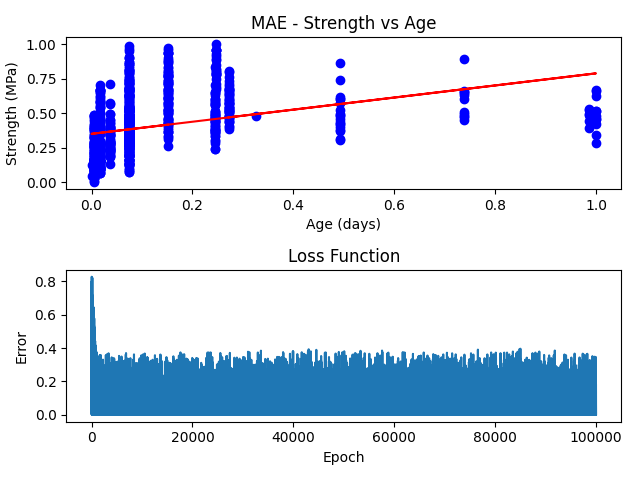
#> input picture imgs/Age.png, 640 x 480 px
$ python img.py 3 ../imgs/Age.png
#> lines starting #> are read from the running program, lines starting #| are printed output that depends on the picture
"""
Source: https://stackoverflow.com/a/65695715
"""
import sys
import math
from PIL import Image

numcols = int(sys.argv[1])
numimages = len(sys.argv) - 2  # Ignore name of program and column input
numrows = math.ceil(numimages / numcols)  # Number of rows

sampleimage = Image.open(sys.argv[2])  # Open first image, just to get dimensions
#> sampleimage is the input picture: PIL image 640x480 RGBA; mean R, G, B, A 220.3, 228, 240.7, 255
width, height = sampleimage.size  # PIL uses (x, y)
#> width = 640; height = 480

outimg = Image.new(
    "RGBA", (numcols * width, numrows * height), (0, 0, 0, 0)
)  # Initialize to transparent
#> outimg: PIL image 1920x480 RGBA; every value is 0

# Write to output image. This approach copies pixels from the source image
for i in range(numimages):
    currimage = Image.open(sys.argv[2 + i])
    for j in range(width):
        for k in range(height):
            currimgpixel = currimage.getpixel((j, k))
            outimg.putpixel(
                ((i % numcols * width) + j, (i // numcols * height) + k), currimgpixel
            )
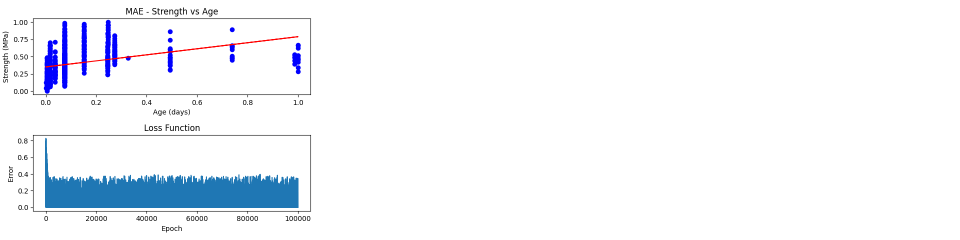
#> outimg: PIL image 1920x480 RGBA (shown at 1/2 size); mean R, G, B, A 73.4, 76, 80.2, 85; transparent parts drawn white
outimg.save("output.png")

$ run again, on imgs/Cement.png
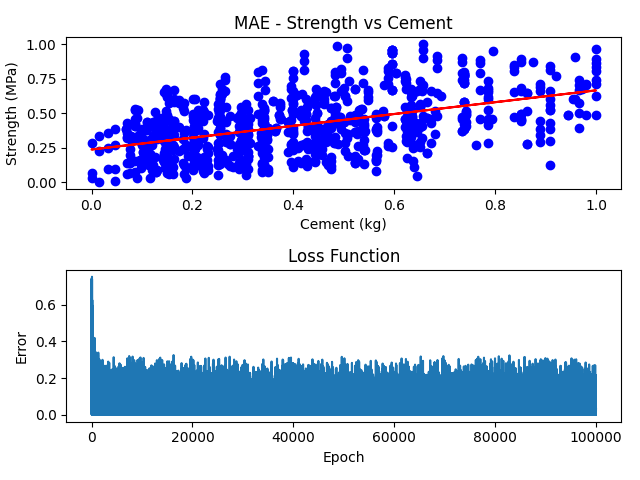
#> input picture imgs/Cement.png, 640 x 480 px
#> sampleimage is the input picture: PIL image 640x480 RGBA; mean R, G, B, A 206.6, 213.3, 241.4, 255
#> after the loop `for j in range(width):`:
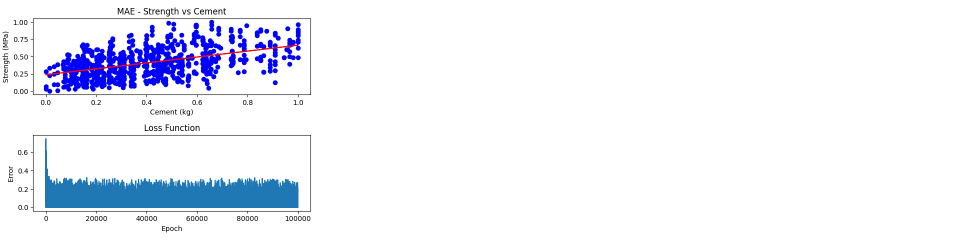
#> outimg: PIL image 1920x480 RGBA (shown at 1/2 size); mean R, G, B, A 68.9, 71.1, 80.5, 85; transparent parts drawn white

$ run again, on imgs/CoarseAgg.png
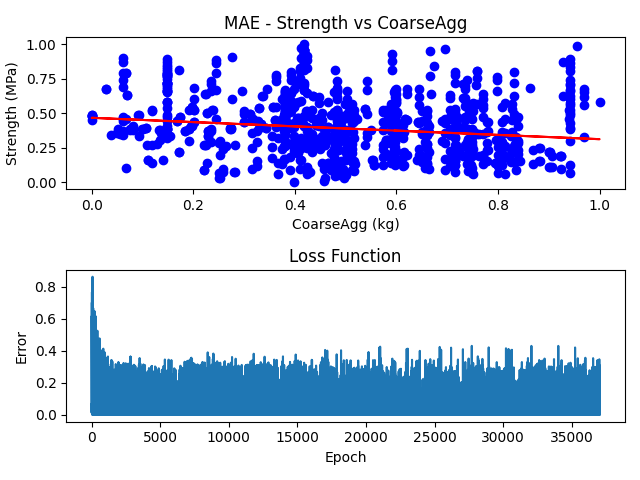
#> input picture imgs/CoarseAgg.png, 640 x 480 px
#> sampleimage is the input picture: PIL image 640x480 RGBA; mean R, G, B, A 205.6, 212.6, 240.8, 255
#> after the loop `for j in range(width):`:
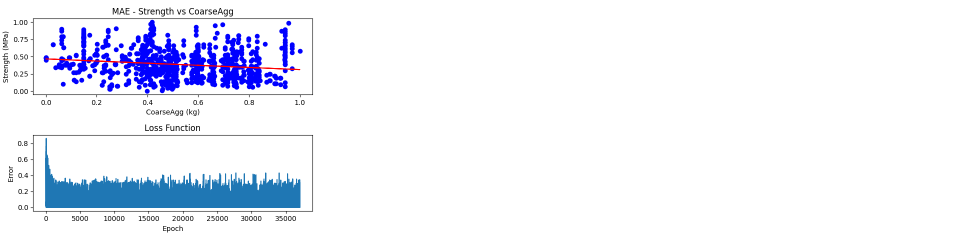
#> outimg: PIL image 1920x480 RGBA (shown at 1/2 size); mean R, G, B, A 68.5, 70.9, 80.3, 85; transparent parts drawn white

$ run again, on imgs/FineAgg.png
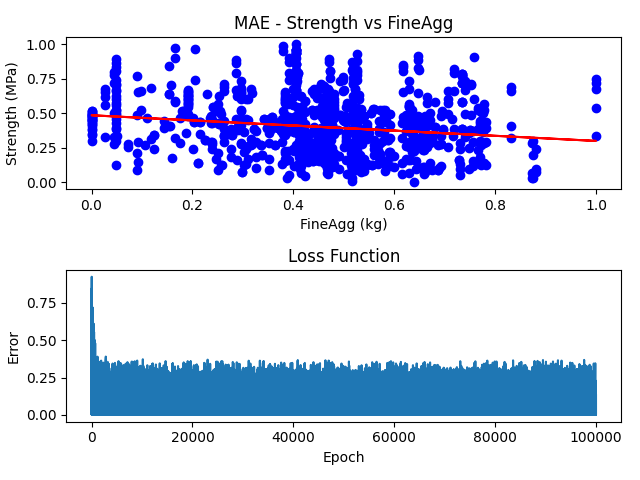
#> input picture imgs/FineAgg.png, 640 x 480 px
#> sampleimage is the input picture: PIL image 640x480 RGBA; mean R, G, B, A 207.7, 214.2, 241.4, 255
#> after the loop `for j in range(width):`:
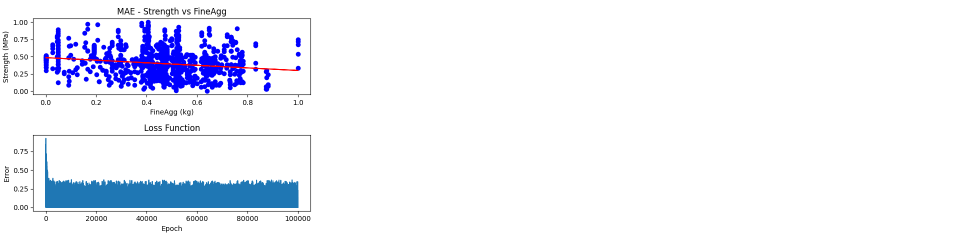
#> outimg: PIL image 1920x480 RGBA (shown at 1/2 size); mean R, G, B, A 69.2, 71.4, 80.5, 85; transparent parts drawn white
